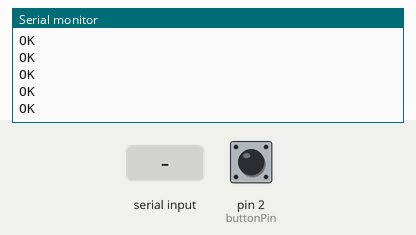
A sketch run on a simulated Arduino Leonardo, built with avr-gcc and run on an emulated ATmega32U4. Parts: the last lines printed to the serial monitor. The inputs (shaded band) are chosen by the test bench; at power-on: pin 2 (buttonPin) LOW. The modem accepts every AT command (registered, SIM ready, sends succeed) and sends nothing else.

Above: at 2.7 s.
2.8 s: pin 2 (buttonPin) pulled HIGH for 0.15 s
At 3.6 s:
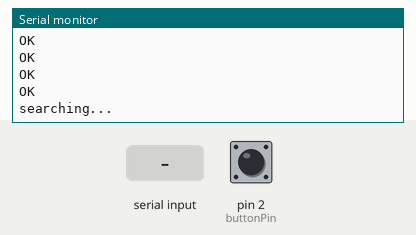
4.4 s: "+INQ:\n" received over the second serial link
At 5.1 s:
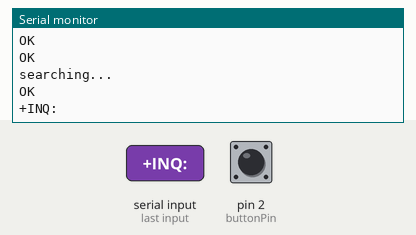
5.9 s: "+\n" received over the second serial link
At 7.1 s:
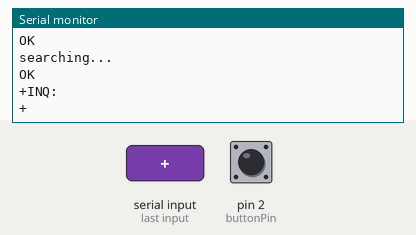
7.4 s: pin 2 (buttonPin) pulled HIGH for 3.2 s
At 11.1 s:
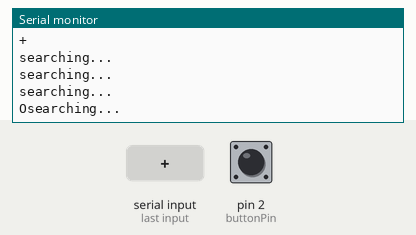
12.9 s: pin 2 (buttonPin) driven HIGH
At 17.4 s:
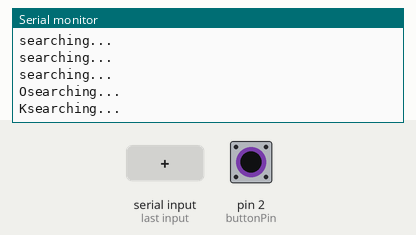
Timing chart, 0 to 18.9 s (numbered marks = the images above; inputs shaded):
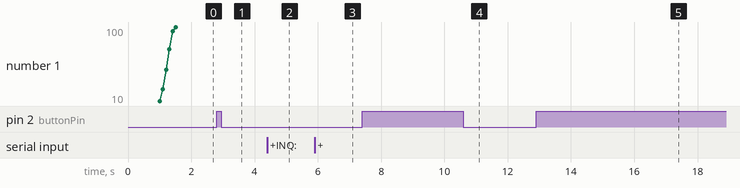

The sketch:

HC-05_testcode.ino
```cpp
//WORKS!

//NOW ITS WHEELY TIME.
//wheely freeze should be subset of info: am i frozen or not? only ever freeze last one?
//freezing should be 'prettier''? just slower?

//hardware pins
//BT module
//--< EN: 5V
//--<VCC: 3.3V
//--<GND: ground
//-->TXT: 18;
//-->RX: 19;

//Button pin attached to pin 2

//INITS
//____________________________________________________________________________


#include <SoftwareSerial.h>

SoftwareSerial BTserial(18, 19); // RX | TX
char macAdressDevice = "64B0:A6:A09F78"; //enter MAC address of your used beacon here!

//BT communication
char BTchar = ' '; //data that starts out empty
int signalStrenght;
String foundDeviceString = String ();
String signalStrenghtHex = String ();


//--------FUCTIONS-------------
//--------------BT communication
void setupBTSerial();
void checkBT();
void CheckBTTime();
int getSignalStrenght(String adress);

//--------------Button communication
int buttonPin = 2;
int ButtonState = 0;


//_______________________________________________________________________________________


void setup() {
  delay(1000); // some microcontrollers reboot twice
  Serial.begin(38400);
  //  setClickDelay(20);

  //  while (! Serial); // Wait until Serial is ready - Leonardo/Micro
  Serial.println("setup(): begin");

  setupBTSerial();

  // Button uses the built-in pull up register.
  pinMode(2, INPUT);

  Serial.println("setup(): ready");
}

//------------------------------------------------------------------------


void loop() {

  ButtonState = digitalRead(buttonPin);

  if (ButtonState == HIGH) { //when button is pressed
    BTserial.println("AT+INQ");
    Serial.println("searching...");
    delay(1000); // wait 1 second
  }

  if (Serial.available()) //if arduino send something > send to BT
  {
    BTchar = Serial.read();
    BTserial.write(BTchar);
  }


  if (BTserial.available()) { //if BT send soemthing > send to Arduino

    BTchar = BTserial.read();
    Serial.write(BTchar);

    // -- Code for assembling found strings of found MAC addresses---
    if (BTchar == '\n' || BTchar == '+')
    {
      foundDeviceString = ""; //resets?
    }
    if (BTchar != '\n' ) {
      foundDeviceString = foundDeviceString + BTchar;
    }

    //--- end string at 31because then its done
    if (foundDeviceString.length() == 31) {
      Serial.println(foundDeviceString);

      //WHEN RECOGNIZE
      if (foundDeviceString.startsWith("+INQ:" + macAdressDevice)) { //when we recognize
        Serial.println("FOUND WHEELY");
        signalStrenghtHex = foundDeviceString.substring(27); //starts at 27, reads last 4 characters which are signalstrengs
        signalStrenght = getSignalStrenght(signalStrenghtHex);
        Serial.println(signalStrenght);

        if (signalStrenght >= 0) {
          Serial.println("STRONG ENOUGH");
          Serial.println("SUCCES");
        }
        else {
          Serial.println("---> FAIL");
        }

      }
      else {
        Serial.println("NO wheely");
      }
    }
  }
}

void setupBTSerial() {
  BTserial.begin(38400);
  BTserial.println("AT");
  Serial.println("10%--");
  delay(100);
  BTserial.println("AT+ORGL");
  Serial.println("24%---");
  delay(100);
  BTserial.println("AT+INIT");
  Serial.println("48%-----");
  delay(100);
  BTserial.println("AT+ROLE=1");
  Serial.println("73%---------");
  delay(100);
  BTserial.println("AT+INQM=1,10,5");
  Serial.println("95%-------------");
  delay(100);
  Serial.println("100%--------------");
  Serial.println("DONE");

  Serial.println("searching initialized");
  BTserial.println("AT+INQ");
}


int getSignalStrenght(String adress) {
  unsigned int strenght = 0;
  int nextInt;

  for (int i = 0; i < adress.length(); i++) {
    nextInt = int(adress.charAt(i));
    if (nextInt >= 48 && nextInt <= 57) nextInt = map(nextInt, 48, 57, 0, 9);
    if (nextInt >= 65 && nextInt <= 70) nextInt = map(nextInt, 65, 70, 10, 15);
    if (nextInt >= 97 && nextInt <= 102) nextInt = map(nextInt, 97, 102, 10, 15);
    nextInt = constrain(nextInt, 0, 15);
    strenght = (strenght * 16) + nextInt;
  }
  return strenght + 50;
}
```

Measured:
- after the input at 2.8 s, the serial monitor: prints a new line at once (image 1)
- after the input at 4.4 s, the serial monitor: prints a new line at once (image 2)
- after the input at 5.9 s, the serial monitor: prints a new line at once (image 3)
- after the input at 7.4 s, the serial monitor: prints a new line at once (image 4)
- after the input at 12.9 s, the serial monitor: prints a new line at once (image 5)
